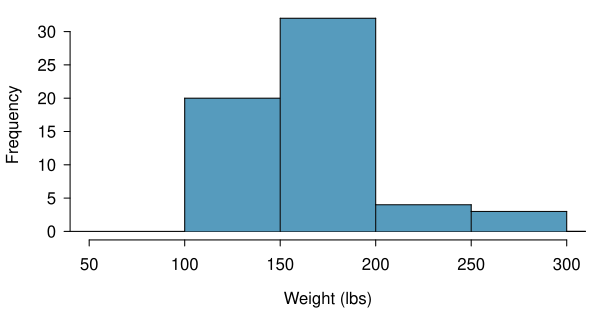

Write the R code that produced this figure.
library(openintro)
data(COL)

myPDF("cdcWeightHist.pdf",
      6.05, 3.1,
      mar = c(3.5, 3.5, 0.5, 1),
      mgp = c(2.4, 0.7, 0))
histPlot(cdc.samp$weight,
         main = "",
         xlab = "Weight (lbs)",
         ylab = "Frequency",
         col = COL[1],
         xlim = c(50,300))
dev.off()
